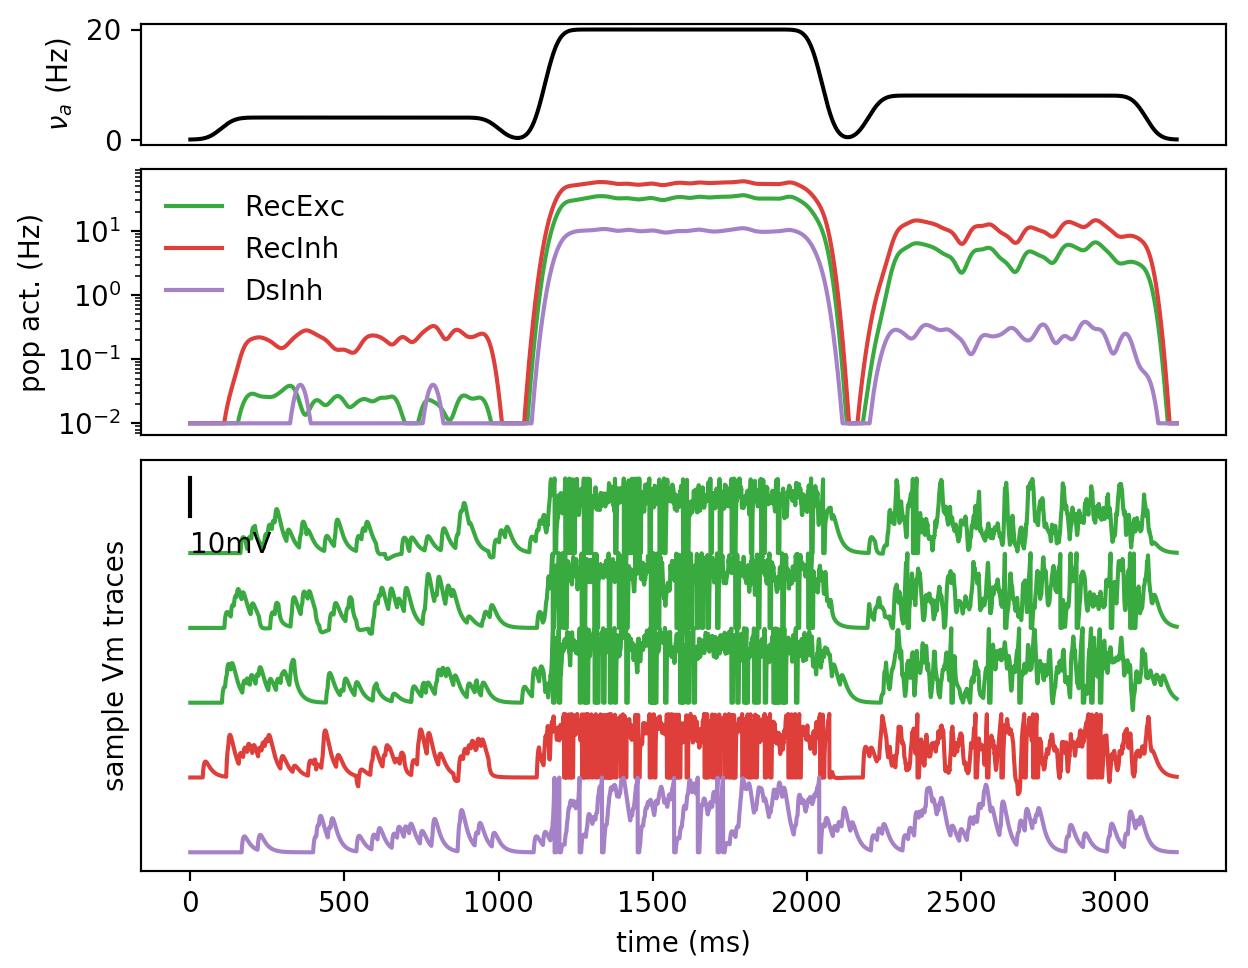

Reproduce this figure in Python.
import brian2
import numpy as np
import matplotlib.pylab as plt
import itertools, scipy.special
from scipy.ndimage.filters import gaussian_filter1d

#######################################################
# A large dictionary storing all networks parameters
#######################################################

Model = {
    ## ---------------------------------------------------------------------------------
    ### Initialisation by default parameters
    ## UNIT SYSTEM is : ms, mV, pF, nS, pA, Hz (arbitrary and unconsistent, so see code)
    ## ---------------------------------------------------------------------------------
    # numbers of neurons in population
    'N_RecExc':4000, 'N_RecInh':1000, 'N_AffExc':100, 'N_DsInh':500,
    # synaptic weights (nS)
    'Q_RecExc_RecExc':2., 'Q_RecExc_RecInh':2., 
    'Q_RecInh_RecExc':10., 'Q_RecInh_RecInh':10., 
    'Q_AffExc_RecExc':4., 'Q_AffExc_RecInh':4., 
    'Q_AffExc_DsInh':4.,
    'Q_DsInh_RecInh':10., 
    # synaptic time constants (ms)
    'Tse':5., 'Tsi':5.,
    # synaptic reversal potentials (mV)
    'Ee':0., 'Ei': -80.,
    # connectivity parameters (proba.)
    'p_RecExc_RecExc':0.05, 'p_RecExc_RecInh':0.05, 
    'p_RecInh_RecExc':0.05, 'p_RecInh_RecInh':0.05, 
    'p_DsInh_RecInh':0.05, 
    'p_AffExc_RecExc':0.1, 'p_AffExc_RecInh':0.1, 
    'p_AffExc_DsInh':0.075,
    # afferent stimulation (Hz)
    'F_AffExc':10.,
    # simulation parameters (ms)
    'dt':0.1, 'SEED':3, # low by default, see later
    ## ---------------------------------------------------------------------------------
    # === cellular properties (based on AdExp), population by population ===
    # --> Excitatory population (RecExc, recurrent excitation)
    'RecExc_Gl':10., 'RecExc_Cm':200.,'RecExc_Trefrac':5.,
    'RecExc_El':-70., 'RecExc_Vthre':-50., 'RecExc_Vreset':-70., 'RecExc_delta_v':0.,
    'RecExc_a':0., 'RecExc_b': 0., 'RecExc_tauw':1e9,
    # --> Inhibitory population (RecInh, recurrent inhibition)
    'RecInh_Gl':10., 'RecInh_Cm':200.,'RecInh_Trefrac':5.,
    'RecInh_El':-70., 'RecInh_Vthre':-53., 'RecInh_Vreset':-70., 'RecInh_delta_v':0.,
    'RecInh_a':0., 'RecInh_b': 0., 'RecInh_tauw':1e9,
    # --> Disinhibitory population (DsInh, disinhibition)
    'DsInh_Gl':10., 'DsInh_Cm':200.,'DsInh_Trefrac':5.,
    'DsInh_El':-70., 'DsInh_Vthre':-50., 'DsInh_Vreset':-70., 'DsInh_delta_v':0.,
    'DsInh_a':0., 'DsInh_b': 0., 'DsInh_tauw':1e9,
    ## ---------------------------------------------------------------------------------
    # === afferent population waveform:
    'Faff1':4.,'Faff2':20.,'Faff3':8.,
    'DT':900., 'rise':50.
}

def built_up_neuron_params(Model,
                           NRN_KEY, N=1):
    """ we construct a dictionary from the """
    params = {'name':NRN_KEY, 'N':N}
    keys = ['Gl', 'Cm','Trefrac', 'El', 'Vthre', 'Vreset']
    for k in keys:
        params[k] = Model[NRN_KEY+'_'+k]
    return params

def get_membrane_equation(neuron_params, synaptic_array,\
                          verbose=False):
    ## -- membrane equation: Vm dynamics
    eqs = """
    dV/dt = (%(Gl)f*nS*(%(El)f*mV - V) + I)/(%(Cm)f*pF) : volt (unless refractory) """ % neuron_params
    
    ## -- synaptic currents: 1) adding all synaptic currents to the membrane equation via the I variable
    eqs += """
        I = I0 """
    for synapse in synaptic_array:
        if synapse['pconn']>0:
            # loop over each presynaptic element onto this target
            Gsyn = 'G'+synapse['name']
            eqs += '+'+Gsyn+'*(%(Erev)f*mV - V)' % synapse
    eqs += ' : amp'

    ## --  synaptic currents: 2) constructing the temporal dynamics of the synaptic conductances
    for synapse in synaptic_array:
        # loop over each presynaptic element onto this target
        if synapse['pconn']>0:
            Gsyn = 'G'+synapse['name']
            eqs += """
            """+'d'+Gsyn+'/dt = -'+Gsyn+'*(1./(%(Tsyn)f*ms)) : siemens' % synapse
    eqs += """
        I0 : amp """

    if verbose:
        print('------------------------------------------------------------------')
        print('==> Neuron Type', neuron_params['name'])
        print('--------> with parameters:', neuron_params)
        print('--------> Equations:', eqs)
        
    neurons = brian2.NeuronGroup(neuron_params['N'], model=eqs,
                                 method='euler',
                                 refractory=str(neuron_params['Trefrac'])+'*ms',
                                 threshold='V>'+str(neuron_params['Vthre'])+'*mV',
                                 reset='V='+str(neuron_params['Vreset'])+'*mV')
    return neurons


def get_syn_and_conn_matrix(Model,
                            POPULATIONS,
                            AFFERENT_POPULATIONS=[],
                            verbose=False):

    SOURCE_POPULATIONS = POPULATIONS+AFFERENT_POPULATIONS
    
    # creating empty arry of objects (future dictionnaries)
    M = np.empty((len(SOURCE_POPULATIONS), len(POPULATIONS)), dtype=object)
    # default initialisation
    for i, j in itertools.product(range(len(SOURCE_POPULATIONS)), range(len(POPULATIONS))):
        source_pop, target_pop = SOURCE_POPULATIONS[i], POPULATIONS[j]
        if len(source_pop.split('Exc'))>1:
            Erev, Ts = Model['Ee'], Model['Tse'] # common Erev and Tsyn to all excitatory currents
        elif len(source_pop.split('Inh'))>1:
            Erev, Ts = Model['Ei'], Model['Tsi'] # common Erev and Tsyn to all inhibitory currents
        else:
            print(' /!\ SOURCE POP COULD NOT BE CLASSIFIED AS Exc or Inh /!\ ')
            print('-----> set to Exc by default')
            Erev, Ts = Model['Ee'], Model['Tse']

        # CONNECTION PROBABILITY AND SYNAPTIC WEIGHTS
        if ('p_'+source_pop+'_'+target_pop in Model.keys()) and ('Q_'+source_pop+'_'+target_pop in Model.keys()):
            pconn, Qsyn = Model['p_'+source_pop+'_'+target_pop], Model['Q_'+source_pop+'_'+target_pop]
        else:
            if verbose:
                print('No connection for:', source_pop,'->', target_pop)
            pconn, Qsyn = 0., 0.
                
        M[i, j] = {'pconn': pconn, 'Q': Qsyn,
                   'Erev': Erev, 'Tsyn': Ts,
                   'name':source_pop+target_pop}

    return M

def build_populations(Model,
                      POPULATIONS,
                      AFFERENT_POPULATIONS=[],
                      with_Vm=2,
                      verbose=False):
    """
    sets up the neuronal populations
    and construct a network object containing everything: NTWK
    """

    ## NEURONS AND CONNECTIVITY MATRIX
    NEURONS = []
    for pop in POPULATIONS:
        NEURONS.append({'name':pop, 'N':Model['N_'+pop]})

    NTWK = {'NEURONS':NEURONS, 'Model':Model,
            'POPULATIONS':np.array(POPULATIONS),
            'M':get_syn_and_conn_matrix(Model,
                                        POPULATIONS,
                                        AFFERENT_POPULATIONS=AFFERENT_POPULATIONS,
                                        verbose=verbose)}
    
    ########################################################################
    ####  Setting up 
    ########################################################################
    
    NTWK['POPS'] = []
    for ii, nrn in enumerate(NEURONS):
        neuron_params = built_up_neuron_params(Model,
                                               nrn['name'], N=nrn['N'])
        NTWK['POPS'].append(get_membrane_equation(neuron_params,
                                                  NTWK['M'][:,ii],
                                                  verbose=verbose))
        nrn['params'] = neuron_params

    ########################################################################
    #### Recordings
    ########################################################################
    
    NTWK['POP_ACT'] = []
    for pop in NTWK['POPS']:
        NTWK['POP_ACT'].append(brian2.PopulationRateMonitor(pop))

    NTWK['RASTER'] = []
    for pop in NTWK['POPS']:
        NTWK['RASTER'].append(brian2.SpikeMonitor(pop))
        
    if with_Vm>0:
        NTWK['VMS'] = []
        for pop in NTWK['POPS']:
            NTWK['VMS'].append(brian2.StateMonitor(pop, 'V', record=np.arange(with_Vm)))
            
    NTWK['PRE_SPIKES'], NTWK['PRE_SYNAPSES'] = [], [] # for future afferent inputs
    
    return NTWK

def build_up_recurrent_connections(NTWK, SEED=1, verbose=False):
    """
    Construct the synapses from the connectivity matrix 
    """
    CONN = np.empty((len(NTWK['POPS']), len(NTWK['POPS'])), dtype=object)
    CONN2 = []

    np.random.seed(SEED)

    if verbose:
        print('------------------------------------------------------')
        print('drawing random connections [...]')
        print('------------------------------------------------------')
        
    for ii, jj in itertools.product(range(len(NTWK['POPS'])), range(len(NTWK['POPS']))):
        if (NTWK['M'][ii,jj]['pconn']>0) and (NTWK['M'][ii,jj]['Q']!=0):
            CONN[ii,jj] = brian2.Synapses(NTWK['POPS'][ii], NTWK['POPS'][jj], model='w:siemens',\
                               on_pre='G'+NTWK['M'][ii,jj]['name']+'_post+=w')
            # N.B. the following brian2 settings:
            # CONN[ii,jj].connect(p=NTWK['M'][ii,jj]['pconn'], condition='i!=j')
            # does not fix synaptic numbers, so we draw manually the connections
            N_per_cell = int(NTWK['M'][ii,jj]['pconn']*NTWK['POPS'][ii].N)
            if ii==jj: # need to take care of no autapse
                i_rdms = np.concatenate([\
                                np.random.choice(
                                    np.delete(np.arange(NTWK['POPS'][ii].N), [iii]), N_per_cell)\
                                          for iii in range(NTWK['POPS'][jj].N)])
            else:
                i_rdms = np.concatenate([\
                                np.random.choice(np.arange(NTWK['POPS'][ii].N), N_per_cell)\
                                          for jjj in range(NTWK['POPS'][jj].N)])
            j_fixed = np.concatenate([np.ones(N_per_cell,dtype=int)*jjj for jjj in range(NTWK['POPS'][jj].N)])
            CONN[ii,jj].connect(i=i_rdms, j=j_fixed) 
            CONN[ii,jj].w = NTWK['M'][ii,jj]['Q']*brian2.nS
            CONN2.append(CONN[ii,jj])

    NTWK['REC_SYNAPSES'] = CONN2


# #######################################################
# ################## AFFERENT INPUTS ####################
# #######################################################

def waveform(t, Model):
    waveform = 0*t
    # first waveform
    for tt, fa in zip(\
         2.*Model['rise']+np.arange(3)*(3.*Model['rise']+Model['DT']),
                      [Model['Faff1'], Model['Faff2'], Model['Faff3']]):
        waveform += fa*\
             (1+scipy.special.erf((t-tt)/Model['rise']))*\
             (1+scipy.special.erf(-(t-tt-Model['DT'])/Model['rise']))/4
    return waveform

def set_spikes_from_time_varying_rate(time_array, rate_array, N, Nsyn, SEED=1):
    """
    generates an inhomogeneous Poisson process from a time-varying waveform in Hz
    """
    np.random.seed(SEED) # setting the seed !
    
    ## time_array in ms !!
    # so multplying rate array
    
    indices, times = [], []
    DT = (time_array[1]-time_array[0])
    
    # trivial way to generate inhomogeneous poisson events
    for it in range(len(time_array)):
        rdm_num = np.random.random(N)
        for ii in np.arange(N)[rdm_num<DT*Nsyn*rate_array[it]*1e-3]:
            indices.append(ii) # all the indices
            times.append(time_array[it]) # all the same time !

    return np.array(indices), np.array(times)*brian2.ms

def construct_feedforward_input(NTWK,
                                target_pop, afferent_pop,\
                                t, rate_array,\
                                verbose=False,
                                SEED=1):
    """
    This generates an input asynchronous from post synaptic neurons to post-synaptic neurons

    POPS and AFFERENCE_ARRAY should be 1D arrrays as their is only one 
    source population

    'pop_for_conductance' is the string identifying the source conductance
    that will be incremented by the afferent input !!
    """

    Model = NTWK['Model']
    
    # extract parameters of the afferent input
    Nsyn = Model['p_'+afferent_pop+'_'+target_pop]*Model['N_'+afferent_pop]
    Qsyn = Model['Q_'+afferent_pop+'_'+target_pop]

    #finding the target pop in the brian2 objects
    ipop = np.argwhere(NTWK['POPULATIONS']==target_pop).flatten()[0]
    
    if Nsyn>0:
        if verbose:
            print('drawing Poisson process for afferent input [...]')
        indices, times = set_spikes_from_time_varying_rate(\
                            t, rate_array,\
                            NTWK['POPS'][ipop].N, Nsyn, SEED=(SEED+2)**2%100)
        spikes = brian2.SpikeGeneratorGroup(NTWK['POPS'][ipop].N, indices, times)
        pre_increment = 'G'+afferent_pop+target_pop+' += w'
        synapse = brian2.Synapses(spikes, NTWK['POPS'][ipop], on_pre=pre_increment,\
                                        model='w:siemens')
        synapse.connect('i==j')
        synapse.w = Qsyn*brian2.nS

        NTWK['PRE_SPIKES'].append(spikes)
        NTWK['PRE_SYNAPSES'].append(synapse)
        
    else:
        print('Nsyn = 0 for', afferent_pop+'_'+target_pop)
    
            
# ################################################################
# ## --------------- Initial Condition ------------------------ ##
# ################################################################

def initialize_to_rest(NTWK):
    """
    Vm to resting potential and conductances to 0
    """
    for ii in range(len(NTWK['POPS'])):
        NTWK['POPS'][ii].V = NTWK['NEURONS'][ii]['params']['El']*brian2.mV
        for jj in range(len(NTWK['POPS'])):
            if NTWK['M'][jj,ii]['pconn']>0: # if connection
                exec("NTWK['POPS'][ii].G"+NTWK['M'][jj,ii]['name']+" = 0.*brian2.nS")
                
# #####################
# ## ----- Run ----- ##
# #####################


def collect_and_run(NTWK, verbose=False):
    """
    collecting all the Brian2 objects and running the simulation
    """
    NTWK['dt'], NTWK['tstop'] = NTWK['Model']['dt'], NTWK['Model']['tstop'] 
    brian2.defaultclock.dt = NTWK['dt']*brian2.ms
    net = brian2.Network(brian2.collect())
    OBJECT_LIST = []
    for key in ['POPS',
                'REC_SYNAPSES', 'RASTER',
                'POP_ACT', 'VMS',
                'PRE_SPIKES', 'PRE_SYNAPSES']:
        if key in NTWK.keys():
            net.add(NTWK[key])

    print('running simulation [...]')
    net.run(NTWK['tstop']*brian2.ms)
    return net

def run_3pop_ntwk_model(Model,
                        filename='data/sas.h5',
                        with_Vm=4,
                        verbose=False,
                        SEED=3):

    print('initializing simulation [...]')
    NTWK = build_populations(Model,
                             ['RecExc', 'RecInh', 'DsInh'],
                             AFFERENT_POPULATIONS=['AffExc'],
                             with_Vm=with_Vm,
                             verbose=verbose)

    build_up_recurrent_connections(NTWK,
                                   SEED=Model['SEED'], verbose=verbose)


    Model['tstop'] = Model['rise']+3*(3.*Model['rise']+Model['DT'])
    NTWK['t_array'] = np.arange(int(Model['tstop']/Model['dt']))*Model['dt']
    NTWK['faff_waveform'] = waveform(NTWK['t_array'], Model)

    for i, tpop in enumerate(['RecExc', 'RecInh', 'DsInh']): # both on excitation and inhibition
        construct_feedforward_input(NTWK, tpop, 'AffExc',
                                    NTWK['t_array'],
                                    NTWK['faff_waveform'],
                                    verbose=verbose,
                                    SEED=int(37*SEED+i)%13)

    initialize_to_rest(NTWK)
    
    network_sim = collect_and_run(NTWK,
                                  verbose=verbose)
    
    print('-> done !')

    return NTWK
    

if __name__=='__main__':
    
    import argparse
    parser=argparse.ArgumentParser(description="""
    Demo file for the paper: 
    "The Spectrum of Asynchronous Dynamics in Spiking Networks: A Theory for the Diversity of Non-Rhythmic Waking States"
    Zerlaut et al., 2018
    Reproducing Figure 3
    """,formatter_class=argparse.RawTextHelpFormatter)
    parser.add_argument("-v", "--verbose", help="print stuff",
                        action="store_true")
    
    args = parser.parse_args()
    NTWK = run_3pop_ntwk_model(Model,
                               with_Vm=3,
                               verbose=args.verbose)

    ### PLOT ###
    fig = plt.figure(figsize=(7,5.5))
    plt.subplots_adjust()
    # afferent stimulation
    ax1 = plt.subplot2grid((6,1), (0,0))
    ax1.plot(NTWK['t_array'], NTWK['faff_waveform'], 'k-')
    ax1.set_xticks([]);ax1.set_ylabel(r'$\nu_a$ (Hz)')
    # populations activity (instant. firing rates)
    ax2 = plt.subplot2grid((6,1), (1, 0), rowspan=2)
    COLORS = ['#2ca02c', '#d62728', '#9467bd']
    for i, pop in enumerate(['RecExc', 'RecInh', 'DsInh']):
        rate = NTWK['POP_ACT'][i].rate/brian2.Hz
        rate = gaussian_filter1d(rate, int(20./0.1)) # smoothing
        rate[rate<0.01] = 0.01
        ax2.semilogy(NTWK['t_array'], rate, '-', color=COLORS[i], label=pop)
    ax2.legend(frameon=False)
    ax2.set_xticks([]);ax2.set_ylabel('pop act. (Hz)')
    # sample Vm traces 
    ax3 = plt.subplot2grid((6,1), (3, 0), rowspan=3)
    N = [3,1,1] # number displayed per population
    j=0 # index to shift the Vm trace
    for i, pop in enumerate(['RecExc', 'RecInh', 'DsInh']):
        for n in range(N[i]):
            ax3.plot(NTWK['t_array'], NTWK['VMS'][i].V[n]/brian2.mV-20*j, '-', color=COLORS[i])
            j+=1
    ax3.plot([0.09, 0.09], [-60, -50], 'k-')
    ax3.annotate('10mV', (0.1, -70))
    ax3.set_yticks([]);ax3.set_ylabel('sample Vm traces')
    ax3.set_xlabel('time (ms)')
    plt.show()
    
